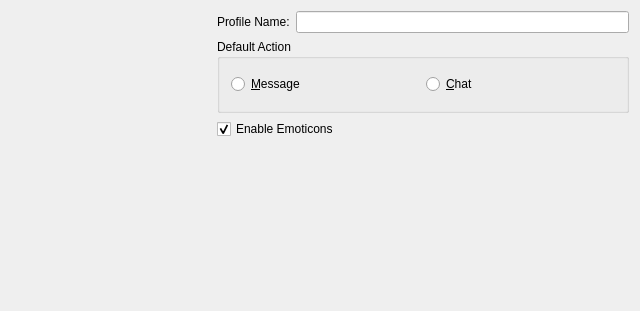
<?xml version="1.0" encoding="UTF-8"?>
<ui version="4.0">
 <class>ProfileNew</class>
 <widget class="QDialog" name="ProfileNew">
  <property name="geometry">
   <rect>
    <x>0</x>
    <y>0</y>
    <width>640</width>
    <height>311</height>
   </rect>
  </property>
  <property name="windowTitle">
   <string>New Profile</string>
  </property>
  <layout class="QHBoxLayout">
   <property name="spacing">
    <number>6</number>
   </property>
   <property name="leftMargin">
    <number>11</number>
   </property>
   <property name="topMargin">
    <number>11</number>
   </property>
   <property name="rightMargin">
    <number>11</number>
   </property>
   <property name="bottomMargin">
    <number>11</number>
   </property>
   <item>
    <widget class="PsiTextView" name="te_desc" native="true">
     <property name="sizePolicy">
      <sizepolicy hsizetype="Fixed" vsizetype="Expanding">
       <horstretch>0</horstretch>
       <verstretch>0</verstretch>
      </sizepolicy>
     </property>
     <property name="minimumSize">
      <size>
       <width>200</width>
       <height>0</height>
      </size>
     </property>
     <property name="maximumSize">
      <size>
       <width>200</width>
       <height>32767</height>
      </size>
     </property>
     <property name="text" stdset="0">
      <string>Keep your&lt;i&gt; Profile Name&lt;/i&gt; simple. It should be a single word comprised of only letters or numbers.&lt;br&gt;
&lt;br&gt;
The&lt;i&gt; Default Action&lt;/i&gt; is what happens when you double click a contact in your list. The choices are&lt;b&gt; Message&lt;/b&gt; and&lt;b&gt; Chat&lt;/b&gt;. You can change this later from the Options menu.&lt;br&gt;
&lt;br&gt;
Check the &lt;i&gt;Enable Emoticons&lt;/i&gt; checkbox if you'd like text such as &lt;b&gt;:-)&lt;/b&gt; to be turned into graphics like &lt;icon name=&quot;psi/smile&quot;&gt;.</string>
     </property>
     <property name="readOnly" stdset="0">
      <bool>true</bool>
     </property>
    </widget>
   </item>
   <item>
    <layout class="QVBoxLayout">
     <property name="leftMargin">
      <number>0</number>
     </property>
     <property name="topMargin">
      <number>0</number>
     </property>
     <property name="rightMargin">
      <number>0</number>
     </property>
     <property name="bottomMargin">
      <number>0</number>
     </property>
     <item>
      <layout class="QHBoxLayout">
       <property name="spacing">
        <number>6</number>
       </property>
       <property name="leftMargin">
        <number>0</number>
       </property>
       <property name="topMargin">
        <number>0</number>
       </property>
       <property name="rightMargin">
        <number>0</number>
       </property>
       <property name="bottomMargin">
        <number>0</number>
       </property>
       <item>
        <widget class="QLabel" name="TextLabel1">
         <property name="text">
          <string>Profile Name:</string>
         </property>
        </widget>
       </item>
       <item>
        <widget class="QLineEdit" name="le_name"/>
       </item>
      </layout>
     </item>
     <item>
      <widget class="QGroupBox" name="bg_defAct">
       <property name="title">
        <string>Default Action</string>
       </property>
       <layout class="QHBoxLayout">
        <property name="spacing">
         <number>6</number>
        </property>
        <property name="leftMargin">
         <number>11</number>
        </property>
        <property name="topMargin">
         <number>11</number>
        </property>
        <property name="rightMargin">
         <number>11</number>
        </property>
        <property name="bottomMargin">
         <number>11</number>
        </property>
        <item>
         <widget class="QRadioButton" name="rb_message">
          <property name="text">
           <string>&amp;Message</string>
          </property>
         </widget>
        </item>
        <item>
         <widget class="QRadioButton" name="rb_chat">
          <property name="text">
           <string>&amp;Chat</string>
          </property>
         </widget>
        </item>
       </layout>
      </widget>
     </item>
     <item>
      <widget class="QCheckBox" name="ck_useEmoticons">
       <property name="text">
        <string>Enable Emoticons</string>
       </property>
       <property name="checked">
        <bool>true</bool>
       </property>
      </widget>
     </item>
     <item>
      <spacer name="spacer">
       <property name="orientation">
        <enum>Qt::Horizontal</enum>
       </property>
      </spacer>
     </item>
     <item>
      <widget class="Line" name="Line1">
       <property name="frameShape">
        <enum>QFrame::NoFrame</enum>
       </property>
      </widget>
     </item>
     <item>
      <layout class="QHBoxLayout">
       <property name="leftMargin">
        <number>0</number>
       </property>
       <property name="topMargin">
        <number>0</number>
       </property>
       <property name="rightMargin">
        <number>0</number>
       </property>
       <property name="bottomMargin">
        <number>0</number>
       </property>
       <item>
        <spacer name="spacer_2">
         <property name="orientation">
          <enum>Qt::Vertical</enum>
         </property>
        </spacer>
       </item>
       <item>
        <widget class="IconButton" name="pb_close" native="true">
         <property name="text" stdset="0">
          <string>&amp;Close</string>
         </property>
        </widget>
       </item>
       <item>
        <widget class="IconButton" name="pb_create" native="true">
         <property name="text" stdset="0">
          <string>&amp;Create</string>
         </property>
         <property name="shortcut" stdset="0">
          <string>Alt+C</string>
         </property>
         <property name="autoDefault" stdset="0">
          <bool>false</bool>
         </property>
         <property name="default" stdset="0">
          <bool>true</bool>
         </property>
         <property name="psiIconName" stdset="0">
          <string>psi/addContact</string>
         </property>
        </widget>
       </item>
      </layout>
     </item>
    </layout>
   </item>
  </layout>
 </widget>
 <layoutdefault spacing="6" margin="11"/>
 <customwidgets>
  <customwidget>
   <class>PsiTextView</class>
   <extends>QWidget</extends>
   <header>psitextview.h</header>
  </customwidget>
  <customwidget>
   <class>IconButton</class>
   <extends>QWidget</extends>
   <header>iconbutton.h</header>
  </customwidget>
 </customwidgets>
 <tabstops>
  <tabstop>le_name</tabstop>
  <tabstop>rb_message</tabstop>
  <tabstop>rb_chat</tabstop>
  <tabstop>ck_useEmoticons</tabstop>
  <tabstop>te_desc</tabstop>
 </tabstops>
 <resources/>
 <connections/>
</ui>
